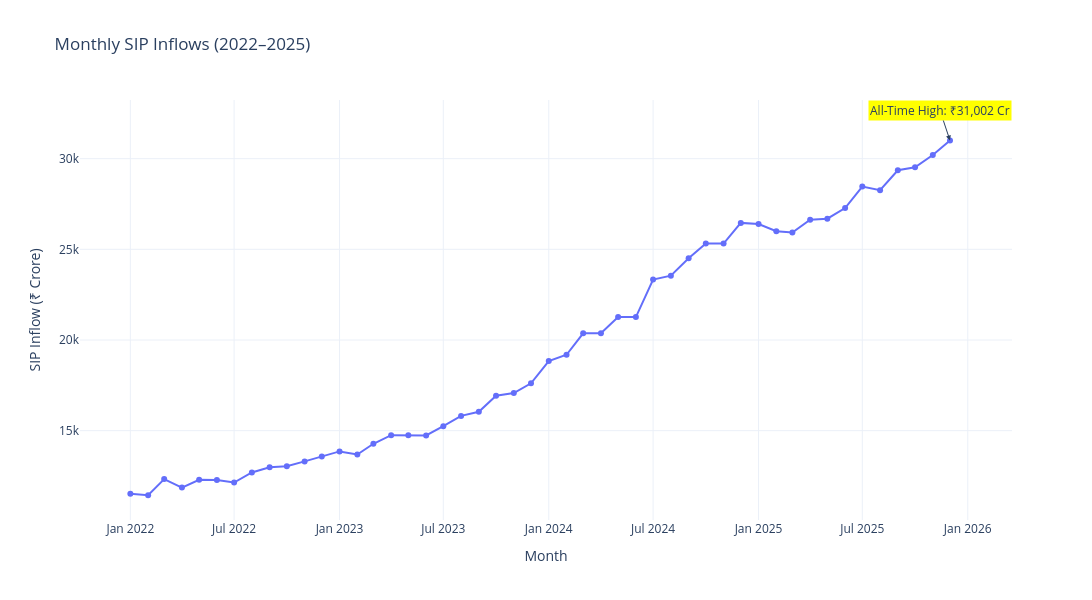

Notebook code cell kept with this figure:
### Markdown cell above
### SIP Trend 2

### Code cell
import os
import plotly.express as px

# Create charts folder
os.makedirs("../charts", exist_ok=True)

# Convert month to datetime
sip['month'] = pd.to_datetime(sip['month'])

# Create Plotly line chart
fig = px.line(
    sip,
    x='month',
    y='sip_inflow_crore',
    title='Monthly SIP Inflows (2022–2025)',
    markers=True
)

# Annotate all-time high
fig.add_annotation(
    x='2025-12-01',
    y=31002,
    text='All-Time High: ₹31,002 Cr',
    showarrow=True,
    arrowhead=2,
    bgcolor='yellow'
)

# Improve layout
fig.update_layout(
    template='plotly_white',
    width=1200,
    height=600,
    xaxis_title='Month',
    yaxis_title='SIP Inflow (₹ Crore)'
)

# Save as PNG
fig.write_image(
    "../charts/sip_trend2.png",
    width=1200,
    height=600,
    scale=2
)

print("Chart saved successfully!")

# Show chart
fig.show()

### Figure 1 — Plotly figure (JSON) as saved in the notebook; plotly's stock layout.template omitted (floating-point values rounded to 4 significant figures)
{"data": [{"hovertemplate": "month=%{x}<br>sip_inflow_crore=%{y}<extra></extra>", "legendgroup": "", "line": {"color": "#636efa", "dash": "solid"}, "marker": {"symbol": "circle"}, "mode": "lines+markers", "name": "", "orientation": "v", "showlegend": false, "type": "scatter", "x": ["2022-01-01T00:00:00", "2022-02-01T00:00:00", "2022-03-01T00:00:00", "2022-04-01T00:00:00", "2022-05-01T00:00:00", "2022-06-01T00:00:00", "2022-07-01T00:00:00", "2022-08-01T00:00:00", "2022-09-01T00:00:00", "2022-10-01T00:00:00", "2022-11-01T00:00:00", "2022-12-01T00:00:00", "2023-01-01T00:00:00", "2023-02-01T00:00:00", "2023-03-01T00:00:00", "2023-04-01T00:00:00", "2023-05-01T00:00:00", "2023-06-01T00:00:00", "2023-07-01T00:00:00", "2023-08-01T00:00:00", "2023-09-01T00:00:00", "2023-10-01T00:00:00", "2023-11-01T00:00:00", "2023-12-01T00:00:00", "2024-01-01T00:00:00", "2024-02-01T00:00:00", "2024-03-01T00:00:00", "2024-04-01T00:00:00", "2024-05-01T00:00:00", "2024-06-01T00:00:00", "2024-07-01T00:00:00", "2024-08-01T00:00:00", "2024-09-01T00:00:00", "2024-10-01T00:00:00", "2024-11-01T00:00:00", "2024-12-01T00:00:00", "2025-01-01T00:00:00", "2025-02-01T00:00:00", "2025-03-01T00:00:00", "2025-04-01T00:00:00", "2025-05-01T00:00:00", "2025-06-01T00:00:00", "2025-07-01T00:00:00", "2025-08-01T00:00:00", "2025-09-01T00:00:00", "2025-10-01T00:00:00", "2025-11-01T00:00:00", "2025-12-01T00:00:00"], "xaxis": "x", "y": [11517, 11438, 12328, 11863, 12286, 12276, 12140, 12694, 12976, 13040, 13306, 13573, 13856, 13687, 14276, 14749, 14749, 14734, 15245, 15814, 16042, 16928, 17073, 17610, 18838, 19187, 20371, 20371, 21262, 21262, 23332, 23547, 24509, 25323, 25320, 26459, 26400, 25999, 25926, 26632, 26688, 27274, 28464, 28265, 29361, 29529, 30200, 31002], "yaxis": "y"}], "layout": {"annotations": [{"arrowhead": 2, "bgcolor": "yellow", "showarrow": true, "text": "All-Time High: ₹31,002 Cr", "x": "2025-12-01", "y": 31002}], "height": 600, "legend": {"tracegroupgap": 0}, "title": {"text": "Monthly SIP Inflows (2022–2025)"}, "width": 1200, "xaxis": {"anchor": "y", "domain": [0, 1], "title": {"text": "Month"}}, "yaxis": {"anchor": "x", "domain": [0, 1], "title": {"text": "SIP Inflow (₹ Crore)"}}}}
